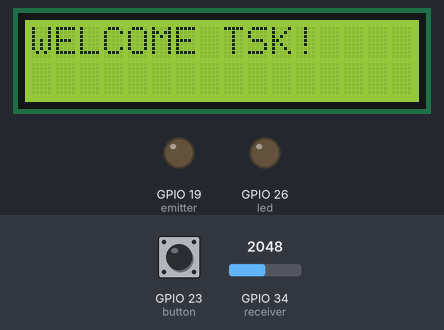
The sketch below on a simulated ESP32. Parts: 16×2 character LCD, output pins drawn as LEDs (lit = HIGH). The inputs (shaded band) are chosen by the test bench; at power-on: GPIO 23 (button) HIGH, GPIO 34 (receiver) = 2048. WiFi joins after 1.5 s; servers stay silent unless stated; the local clock reads 2024-03-15 10:24:30 at power-on unless the sketch sets it; what the sketch prints to the serial monitor is not drawn.

Above: at 1.6 s.
At 4.7 s:
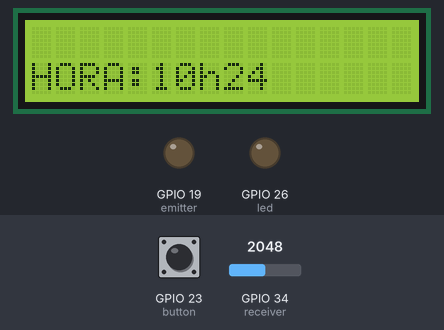
4.8 s: GPIO 23 (button) pulled LOW for 0.15 s
6.4 s: GPIO 23 (button) pulled LOW for 3.2 s
Timing chart, 0 to 9.4 s (numbered marks = the images above; inputs shaded):
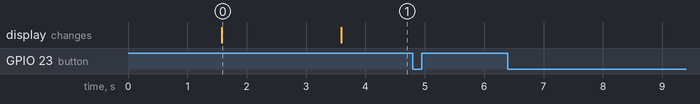

The sketch:

ares-condicionados.ino
```cpp
#include <LiquidCrystal_I2C.h>
#include <ezButton.h>
#include <WiFi.h>
#include <time.h>

const char* ssid = "RIBEIRO CAMPOS";
const char* password = "jotabel0409";

const char* ntpServer = "south-america.pool.ntp.org";
const long gmtOffset_sec = -14400;
const int daylightOffset_sec = 3600;

int lcdColumns = 16;
int lcdRows = 2;

LiquidCrystal_I2C lcd(0x27, lcdColumns, lcdRows);

ezButton button(23);

int led = 26;
bool ledState = false;

int receiver = 34;  //PINO ANALÓGICO UTILIZADO PELO FOTOTRANSISTOR
int emitter = 19;

void setup() {
  Serial.begin(9600);  //INICIALIZAÇÃO DA SERIAL

  //connect to WiFi
  Serial.printf("Connecting to %s ", ssid);
  WiFi.begin(ssid, password);
  while (WiFi.status() != WL_CONNECTED) {
    delay(500);
    Serial.print(".");
  }
  Serial.println(" CONNECTED");

  //init and get the time
  configTime(gmtOffset_sec, daylightOffset_sec, ntpServer);
  printLocalTime();

  //disconnect WiFi as it's no longer needed
  WiFi.disconnect(true);
  WiFi.mode(WIFI_OFF);

  pinMode(receiver, INPUT);  //DEFINE O PINO COMO ENTRADA
  pinMode(emitter, OUTPUT);

  pinMode(led, OUTPUT);

  lcd.init();
  lcd.backlight();

  lcd.setCursor(0, 0);
  lcd.print("WELCOME TSK!");
  delay(2000);
  lcd.clear();
}

void loop() {
  button.loop();
  digitalWrite(emitter, LOW);
  printLocalTime();

  if (button.isReleased()) {
    digitalWrite(emitter, HIGH);
    alterState();
  }
}

void alterState() {
  if (analogRead(receiver) < 800 && ledState == false) {
    Serial.println("Recebendo sinal infravermelho");
    lcd.clear();
    lcd.setCursor(0, 0);
    lcd.print("ESTADO LED: ON");
    digitalWrite(led, HIGH);
    ledState = !ledState;
  } else if (analogRead(receiver) < 800 && ledState == true) {
    Serial.println("Sinal infravermelho interrompido");
    lcd.clear();
    lcd.setCursor(0, 0);
    lcd.print("ESTADO LED: OFF");
    digitalWrite(led, LOW);
    ledState = !ledState;
  }
}

void printLocalTime() {
  struct tm timeinfo;
  if (!getLocalTime(&timeinfo)) {
    Serial.println("Failed to obtain time");
    return;
  }
  Serial.println(&timeinfo, "%H:%M");
  lcd.setCursor(0, 1);
  lcd.print(&timeinfo, "HORA:%Hh%M");
}
```

Measured:
- what the display in image 0 shows lasts 2.0 s, from 1.6 s to 3.6 s
